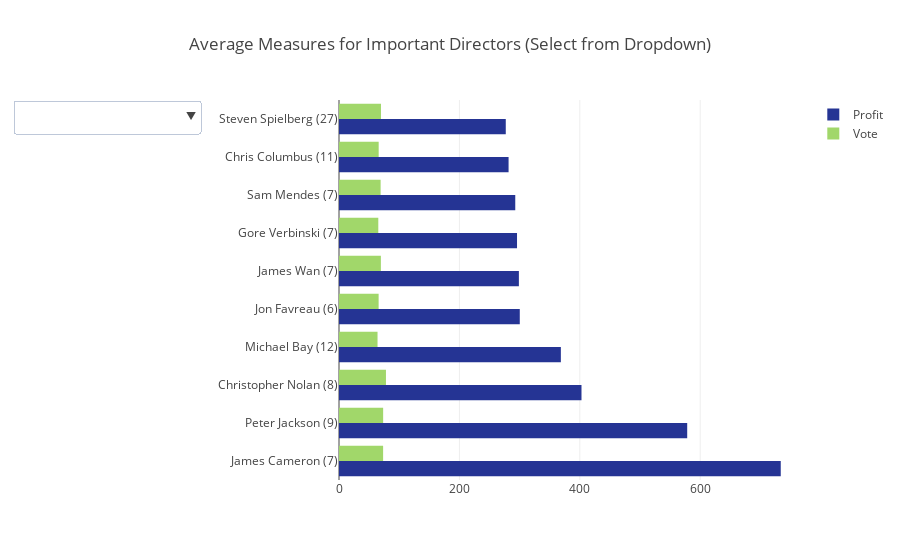

The notebook cell this image was saved under:
### Markdown cell above
#### A：
- 这些导演的作品数量主要在7部左右，评分也大都在7分上下浮动。仅有8部作品的Christopher Nolan均分直逼8分。
- 拍摄数量最多的导演Steve Spielberg拥有27部作品，其平均收益额却是榜上所有导演中最低的。
- 仅有7部作品的James Cameron却获得了高达733million的平均收益额，其次是Peter Jackson和Christopher Nolan。
- 这么说来，也不是拍得越多，赚得越多呀。

### Code cell
trace1 = go.Bar(y=top10pro['director+count'],
                orientation = 'h',
            x=top10pro['profit']/1000000,
            name='Profit',
            marker=dict(
            color='rgb(37,52,148)'))

trace2 = go.Bar(y=top10pro['director+count'],
            orientation = 'h',
            x=top10pro['vote_average']*10,
            name='Vote',
            marker=dict(color='rgb(161,215,106)')
                       )


updatemenus = list([
    dict(active=-1,
         x=-0.3,
         buttons=list([  
             
            dict(
                label = 'Average Profit (in Millions)',
                 method = 'update',
                 args = [{'visible': [True, False, False]}, 
                     {'title': 'Average Profit'}]),

            dict(
                 label = 'Average Vote',
                 method = 'update',
                 args = [{'visible': [False, True,False]},
                     {'title': 'Average Vote'}])
        ]),
    )
])

data7=[trace1, trace2]
layout7 = dict(title='Average Measures for Important Directors (Select from Dropdown)', showlegend=True,
              updatemenus=updatemenus)

fig = dict(data=data7, layout=layout7)

iplot(fig)

### Figure 1 — Plotly figure (JSON) as saved in the notebook; plotly's stock layout.template omitted (floating-point values rounded to 4 significant figures)
{"data": [{"marker": {"color": "rgb(37,52,148)"}, "name": "Profit", "orientation": "h", "type": "bar", "uid": "0f27bb0e-2477-453e-9768-f59682172eae", "x": [733.8, 578.4, 402.8, 368.5, 300.3, 298.8, 295.7, 292.8, 281.7, 277.0], "y": ["James Cameron (7)", "Peter Jackson (9)", "Christopher Nolan (8)", "Michael Bay (12)", "Jon Favreau (6)", "James Wan (7)", "Gore Verbinski (7)", "Sam Mendes (7)", "Chris Columbus (11)", "Steven Spielberg (27)"]}, {"marker": {"color": "rgb(161,215,106)"}, "name": "Vote", "orientation": "h", "type": "bar", "uid": "b975e17c-981e-445b-ac24-7a798a81a536", "x": [73.29, 73.33, 78, 64.0, 65.83, 69.57, 65.29, 69.14, 65.91, 69.74], "y": ["James Cameron (7)", "Peter Jackson (9)", "Christopher Nolan (8)", "Michael Bay (12)", "Jon Favreau (6)", "James Wan (7)", "Gore Verbinski (7)", "Sam Mendes (7)", "Chris Columbus (11)", "Steven Spielberg (27)"]}], "layout": {"showlegend": true, "title": {"text": "Average Measures for Important Directors (Select from Dropdown)"}, "updatemenus": [{"active": -1, "buttons": [{"args": [{"visible": [true, false, false]}, {"title": "Average Profit"}], "label": "Average Profit (in Millions)", "method": "update"}, {"args": [{"visible": [false, true, false]}, {"title": "Average Vote"}], "label": "Average Vote", "method": "update"}], "x": -0.3}]}}
